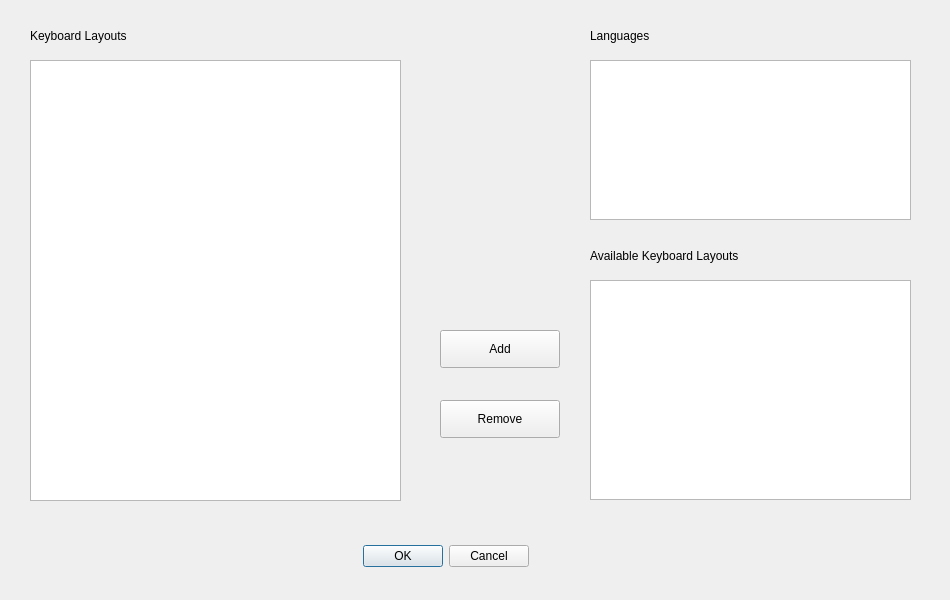
<?xml version="1.0" encoding="UTF-8"?>
<ui version="4.0">
 <class>EditKeyboardLayoutsDialog</class>
 <widget class="QDialog" name="EditKeyboardLayoutsDialog">
  <property name="geometry">
   <rect>
    <x>0</x>
    <y>0</y>
    <width>950</width>
    <height>600</height>
   </rect>
  </property>
  <property name="windowTitle">
   <string>Edit Keyboard Layouts</string>
  </property>
  <widget class="QDialogButtonBox" name="buttonBox">
   <property name="geometry">
    <rect>
     <x>220</x>
     <y>540</y>
     <width>451</width>
     <height>32</height>
    </rect>
   </property>
   <property name="orientation">
    <enum>Qt::Orientation::Horizontal</enum>
   </property>
   <property name="standardButtons">
    <set>QDialogButtonBox::StandardButton::Cancel|QDialogButtonBox::StandardButton::Ok</set>
   </property>
   <property name="centerButtons">
    <bool>true</bool>
   </property>
  </widget>
  <widget class="QListWidget" name="userKeyboardLayouts">
   <property name="geometry">
    <rect>
     <x>30</x>
     <y>60</y>
     <width>371</width>
     <height>441</height>
    </rect>
   </property>
  </widget>
  <widget class="QListWidget" name="languages">
   <property name="geometry">
    <rect>
     <x>590</x>
     <y>60</y>
     <width>321</width>
     <height>160</height>
    </rect>
   </property>
  </widget>
  <widget class="QListWidget" name="languageKeyboardLayouts">
   <property name="geometry">
    <rect>
     <x>590</x>
     <y>280</y>
     <width>321</width>
     <height>220</height>
    </rect>
   </property>
  </widget>
  <widget class="QPushButton" name="addButton">
   <property name="geometry">
    <rect>
     <x>440</x>
     <y>330</y>
     <width>120</width>
     <height>38</height>
    </rect>
   </property>
   <property name="text">
    <string>Add</string>
   </property>
   <property name="icon">
    <iconset theme="go-previous"/>
   </property>
  </widget>
  <widget class="QPushButton" name="removeButton">
   <property name="geometry">
    <rect>
     <x>440</x>
     <y>400</y>
     <width>120</width>
     <height>38</height>
    </rect>
   </property>
   <property name="text">
    <string>Remove</string>
   </property>
   <property name="icon">
    <iconset theme="edit-delete"/>
   </property>
  </widget>
  <widget class="QLabel" name="languageLabel">
   <property name="geometry">
    <rect>
     <x>590</x>
     <y>20</y>
     <width>200</width>
     <height>32</height>
    </rect>
   </property>
   <property name="text">
    <string>Languages</string>
   </property>
  </widget>
  <widget class="QLabel" name="keyboardLayoutsLabel">
   <property name="geometry">
    <rect>
     <x>590</x>
     <y>240</y>
     <width>300</width>
     <height>32</height>
    </rect>
   </property>
   <property name="text">
    <string>Available Keyboard Layouts</string>
   </property>
  </widget>
  <widget class="QLabel" name="userKeyboardLayoutsLabel">
   <property name="geometry">
    <rect>
     <x>30</x>
     <y>20</y>
     <width>300</width>
     <height>32</height>
    </rect>
   </property>
   <property name="text">
    <string>Keyboard Layouts</string>
   </property>
  </widget>
 </widget>
 <resources/>
 <connections>
  <connection>
   <sender>buttonBox</sender>
   <signal>accepted()</signal>
   <receiver>EditKeyboardLayoutsDialog</receiver>
   <slot>accept()</slot>
   <hints>
    <hint type="sourcelabel">
     <x>248</x>
     <y>254</y>
    </hint>
    <hint type="destinationlabel">
     <x>157</x>
     <y>274</y>
    </hint>
   </hints>
  </connection>
  <connection>
   <sender>buttonBox</sender>
   <signal>rejected()</signal>
   <receiver>EditKeyboardLayoutsDialog</receiver>
   <slot>reject()</slot>
   <hints>
    <hint type="sourcelabel">
     <x>316</x>
     <y>260</y>
    </hint>
    <hint type="destinationlabel">
     <x>286</x>
     <y>274</y>
    </hint>
   </hints>
  </connection>
 </connections>
</ui>
